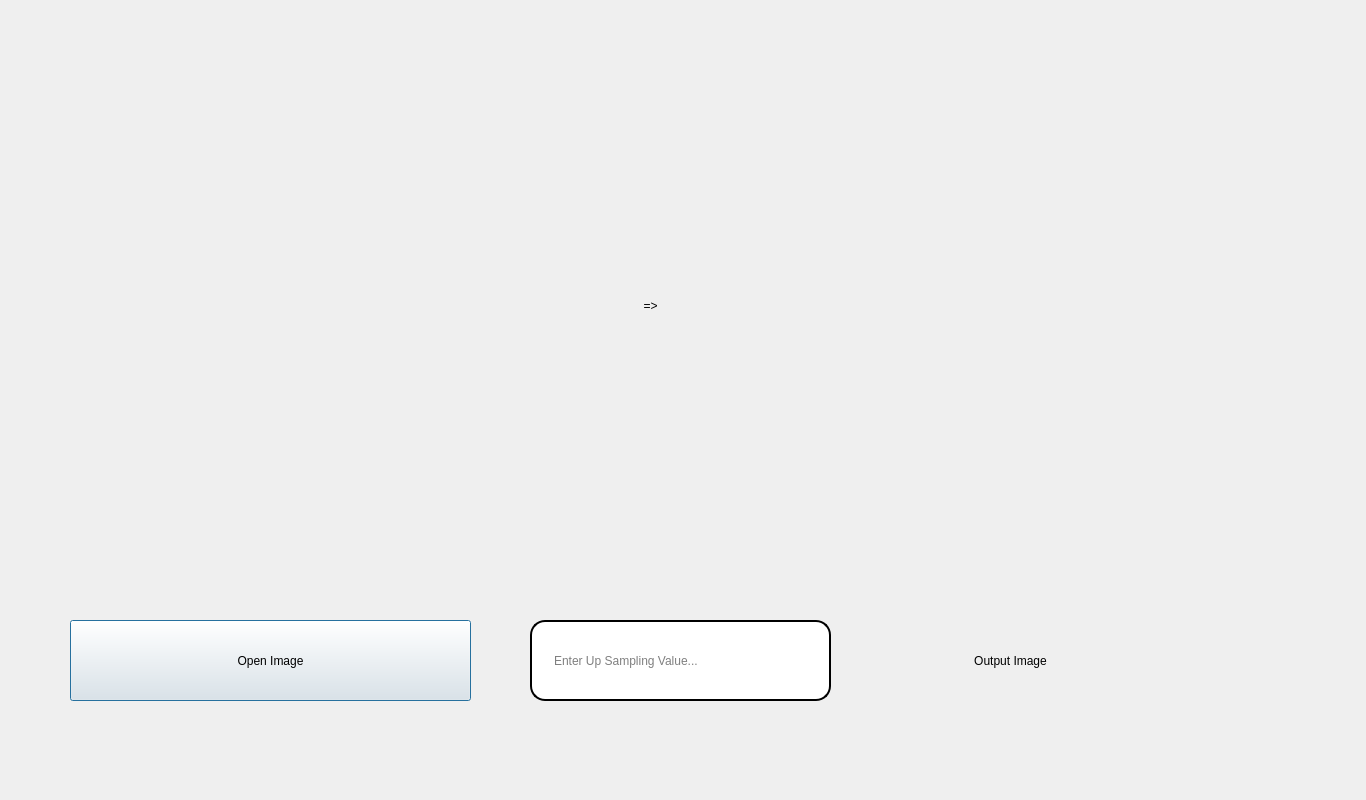
<?xml version="1.0" encoding="UTF-8"?>
<ui version="4.0">
 <class>Dialog</class>
 <widget class="QDialog" name="Dialog">
  <property name="geometry">
   <rect>
    <x>0</x>
    <y>0</y>
    <width>1366</width>
    <height>800</height>
   </rect>
  </property>
  <property name="windowTitle">
   <string>Dialog</string>
  </property>
  <widget class="QPushButton" name="Open_Image_Button">
   <property name="geometry">
    <rect>
     <x>70</x>
     <y>620</y>
     <width>401</width>
     <height>81</height>
    </rect>
   </property>
   <property name="text">
    <string>Open Image</string>
   </property>
  </widget>
  <widget class="QLabel" name="label_4">
   <property name="geometry">
    <rect>
     <x>870</x>
     <y>640</y>
     <width>281</width>
     <height>41</height>
    </rect>
   </property>
   <property name="styleSheet">
    <string notr="true">font: 16pt &quot;MS Shell Dlg 2&quot;;</string>
   </property>
   <property name="text">
    <string>Output Image</string>
   </property>
   <property name="alignment">
    <set>Qt::AlignCenter</set>
   </property>
  </widget>
  <widget class="QLabel" name="label_3">
   <property name="geometry">
    <rect>
     <x>620</x>
     <y>290</y>
     <width>61</width>
     <height>31</height>
    </rect>
   </property>
   <property name="styleSheet">
    <string notr="true">font: 22pt &quot;MS Shell Dlg 2&quot;;</string>
   </property>
   <property name="text">
    <string>=&gt;</string>
   </property>
   <property name="alignment">
    <set>Qt::AlignCenter</set>
   </property>
  </widget>
  <widget class="QLineEdit" name="lineEdit">
   <property name="geometry">
    <rect>
     <x>530</x>
     <y>620</y>
     <width>301</width>
     <height>81</height>
    </rect>
   </property>
   <property name="styleSheet">
    <string notr="true">border: 12px  solid rgb(0, 0, 0);
border-width: 2px;
font: 11.5pt &quot;MS Shell Dlg 2&quot;;
border-radius: 15px;
padding-left:20px;
padding-right:20px;</string>
   </property>
   <property name="text">
    <string/>
   </property>
   <property name="placeholderText">
    <string>Enter Up Sampling Value...</string>
   </property>
  </widget>
  <widget class="QLabel" name="label_2">
   <property name="geometry">
    <rect>
     <x>710</x>
     <y>20</y>
     <width>631</width>
     <height>561</height>
    </rect>
   </property>
   <property name="text">
    <string/>
   </property>
  </widget>
  <widget class="QLabel" name="label">
   <property name="geometry">
    <rect>
     <x>10</x>
     <y>20</y>
     <width>571</width>
     <height>561</height>
    </rect>
   </property>
   <property name="text">
    <string/>
   </property>
  </widget>
  <widget class="QLabel" name="label_5">
   <property name="geometry">
    <rect>
     <x>410</x>
     <y>730</y>
     <width>581</width>
     <height>41</height>
    </rect>
   </property>
   <property name="styleSheet">
    <string notr="true">color: rgb(255, 0, 0);</string>
   </property>
   <property name="text">
    <string/>
   </property>
  </widget>
 </widget>
 <resources/>
 <connections/>
</ui>
